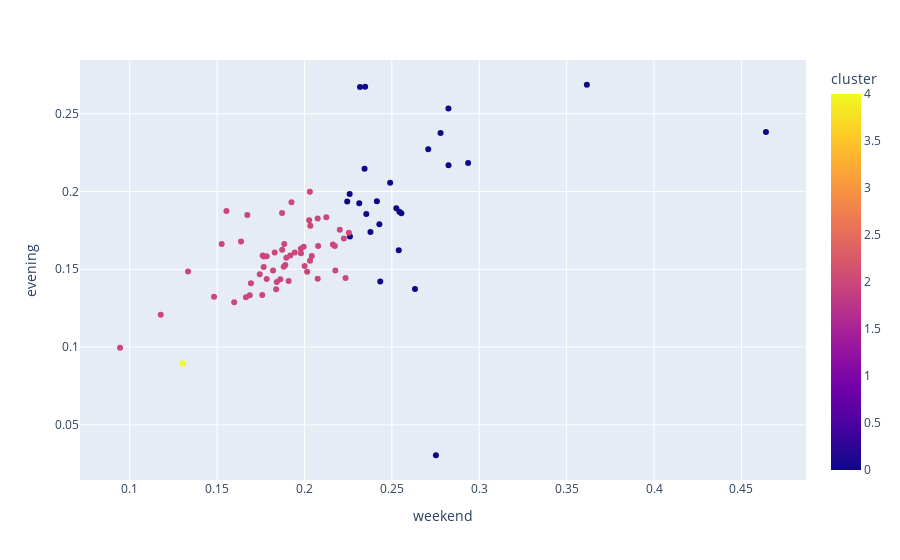

The cell this chart's notebook holds for it:
### Code cell
scat_schools = scat.loc[scat.function == 'Administratief centrum']
schools = features.loc[features.function == 'Administratief centrum']
fig = px.scatter(scat_schools, x=list(labels.values())[0], y=list(labels.values())[1], color='cluster', hover_name=schools.function, hover_data=schools[['ID', 'mean', 'std']])
# make the figure bigger
plt.figure(figsize=(100, 10))
# x axis scale
#plt.xlim([0])
fig.update_traces(mode="markers")   
fig.show()

### Figure 1 — Plotly figure (JSON) as saved in the notebook; plotly's stock layout.template omitted (floating-point values rounded to 4 significant figures; data arrays with more than 128 entries replaced by an {"elided": "..."} marker saying what was removed)
{"data": [{"customdata": {"elided": "82x3 float values"}, "hovertemplate": "<b>%{hovertext}</b><br><br>weekend=%{x}<br>evening=%{y}<br>ID=%{customdata[0]}<br>mean=%{customdata[1]}<br>std=%{customdata[2]}<br>cluster=%{marker.color}<extra></extra>", "hovertext": ["Administratief centrum", "Administratief centrum", "Administratief centrum", "Administratief centrum", "Administratief centrum", "Administratief centrum", "Administratief centrum", "Administratief centrum", "Administratief centrum", "Administratief centrum", "Administratief centrum", "Administratief centrum", "Administratief centrum", "Administratief centrum", "Administratief centrum", "Administratief centrum", "Administratief centrum", "Administratief centrum", "Administratief centrum", "Administratief centrum", "Administratief centrum", "Administratief centrum", "Administratief centrum", "Administratief centrum", "Administratief centrum", "Administratief centrum", "Administratief centrum", "Administratief centrum", "Administratief centrum", "Administratief centrum", "Administratief centrum", "Administratief centrum", "Administratief centrum", "Administratief centrum", "Administratief centrum", "Administratief centrum", "Administratief centrum", "Administratief centrum", "Administratief centrum", "Administratief centrum", "Administratief centrum", "Administratief centrum", "Administratief centrum", "Administratief centrum", "Administratief centrum", "Administratief centrum", "Administratief centrum", "Administratief centrum", "Administratief centrum", "Administratief centrum", "Administratief centrum", "Administratief centrum", "Administratief centrum", "Administratief centrum", "Administratief centrum", "Administratief centrum", "Administratief centrum", "Administratief centrum", "Administratief centrum", "Administratief centrum", "Administratief centrum", "Administratief centrum", "Administratief centrum", "Administratief centrum", "Administratief centrum", "Administratief centrum", "Administratief centrum", "Administratief centrum", "Administratief centrum", "Administratief centrum", "Administratief centrum", "Administratief centrum", "Administratief centrum", "Administratief centrum", "Administratief centrum", "Administratief centrum", "Administratief centrum", "Administratief centrum", "Administratief centrum", "Administratief centrum", "Administratief centrum", "Administratief centrum"], "legendgroup": "", "marker": {"color": [2, 0, 0, 2, 2, 0, 2, 2, 2, 2, 2, 0, 2, 2, 2, 2, 2, 2, 4, 0, 0, 0, 2, 2, 2, 2, 0, 0, 2, 2, 0, 0, 2, 0, 0, 2, 2, 2, 2, 2, 0, 0, 2, 2, 0, 2, 2, 2, 2, 0, 0, 0, 0, 2, 2, 2, 2, 2, 2, 0, 2, 0, 2, 0, 2, 2, 2, 2, 2, 2, 2, 2, 0, 2, 2, 0, 2, 2, 2, 0, 2, 2], "coloraxis": "coloraxis", "symbol": "circle"}, "mode": "markers", "name": "", "orientation": "v", "showlegend": false, "type": "scatter", "x": [0.1884, 0.3615, 0.2414, 0.2176, 0.1881, 0.2377, 0.1896, 0.183, 0.09448, 0.1693, 0.2033, 0.2936, 0.198, 0.1919, 0.2235, 0.2076, 0.1759, 0.2075, 0.1303, 0.2823, 0.2543, 0.2824, 0.1665, 0.2042, 0.1838, 0.1598, 0.2752, 0.2344, 0.1784, 0.1673, 0.2353, 0.2347, 0.1761, 0.226, 0.2539, 0.2225, 0.1637, 0.182, 0.1767, 0.2125, 0.2778, 0.2708, 0.189, 0.1178, 0.2244, 0.2001, 0.2027, 0.1482, 0.1744, 0.2434, 0.2318, 0.2525, 0.2428, 0.1926, 0.1995, 0.2254, 0.2173, 0.2202, 0.1553, 0.464, 0.2078, 0.2632, 0.1334, 0.2313, 0.2015, 0.2163, 0.1872, 0.2032, 0.1784, 0.1872, 0.1842, 0.1862, 0.2554, 0.1767, 0.1526, 0.249, 0.1979, 0.1944, 0.1909, 0.2258, 0.2031, 0.1687], "xaxis": "x", "y": [0.1662, 0.2686, 0.1937, 0.1491, 0.1516, 0.1739, 0.1575, 0.1608, 0.09956, 0.1411, 0.1779, 0.2183, 0.1602, 0.1589, 0.1444, 0.1439, 0.1335, 0.1827, 0.08948, 0.2534, 0.187, 0.2169, 0.1321, 0.1585, 0.1372, 0.1288, 0.03044, 0.2146, 0.1584, 0.1849, 0.1855, 0.2673, 0.1589, 0.1711, 0.1622, 0.1698, 0.1679, 0.1492, 0.1581, 0.1834, 0.2376, 0.2272, 0.1528, 0.1208, 0.1935, 0.1521, 0.1816, 0.1323, 0.1467, 0.1421, 0.2671, 0.1892, 0.179, 0.1931, 0.1645, 0.1734, 0.1649, 0.1754, 0.1874, 0.2381, 0.165, 0.1373, 0.1485, 0.1923, 0.1483, 0.166, 0.1862, 0.1554, 0.1438, 0.1625, 0.1419, 0.1436, 0.1861, 0.1515, 0.1662, 0.2056, 0.1631, 0.1607, 0.1425, 0.1984, 0.1999, 0.1332], "yaxis": "y"}], "layout": {"coloraxis": {"colorbar": {"title": {"text": "cluster"}}, "colorscale": [[0, "#0d0887"], [0.1111, "#46039f"], [0.2222, "#7201a8"], [0.3333, "#9c179e"], [0.4444, "#bd3786"], [0.5556, "#d8576b"], [0.6667, "#ed7953"], [0.7778, "#fb9f3a"], [0.8889, "#fdca26"], [1, "#f0f921"]]}, "legend": {"tracegroupgap": 0}, "margin": {"t": 60}, "xaxis": {"anchor": "y", "domain": [0, 1], "title": {"text": "weekend"}}, "yaxis": {"anchor": "x", "domain": [0, 1], "title": {"text": "evening"}}}}
